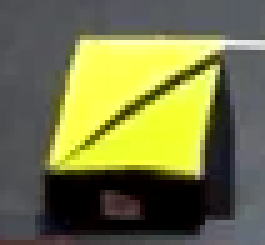
#> input picture ShapeSegmentation/src/robo.png, 53 x 49 px, given in place of the camera (shown 5 times larger)
$ python ShapeSegmentation.py
#> lines starting #> are read from the running program, lines starting #| are printed output that depends on the picture; after the words box and inside, x2 and y2 are one past the last pixel; in counts of white or black regions, pixels touching at a corner belong together
#> in main, frame is the input picture: shape (49, 53, 3); mean B, G, R 70.2, 118.2, 116.7
from scipy.spatial import distance as dist
from collections import OrderedDict
import cv2 as cv
import numpy as np
import random as rng

lower = {'red':(166, 84, 141), 'green':(66, 122, 129), 'blue':(97, 100, 117), 'yellow':(23, 59, 119), 'orange':(0, 50, 80)} #assign new item lower['blue'] = (93, 10, 0)
#upper = {'red':(186,255,255), 'green':(86,255,255), 'blue':(117,255,255), 'yellow':(54,255,255), 'orange':(20,255,255)}
upper = {'orange':(20,255,255)}
cores = {'red':(0,0,255), 'green':(0,255,0), 'blue':(255,0,0), 'yellow':(0, 255, 217), 'orange':(0,140,255)}

# [59 lines left out: functions shapeSegmentation, colorClassificationS, not called in this run]

def colorClassification(img):
    gray = cv.cvtColor(img, cv.COLOR_BGR2GRAY)
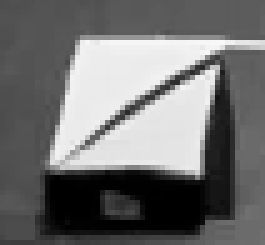
#> gray: shape (49, 53) (shown 5 times larger); min 0, max 249, mean 112.3

    ret, thresh=cv.threshold(gray,127,255,1)
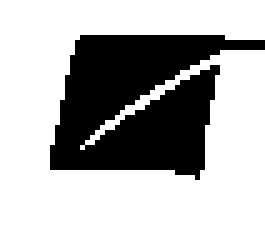
#> thresh: shape (49, 53) (shown 5 times larger); 70% white; 1 black region, box (x1, y1, x2, y2) and area: (10, 7, 53, 36) 779
    hsv = cv.cvtColor(img, cv.COLOR_BGR2HSV)
#> hsv: shape (49, 53, 3); mean H, S, V 67.9, 92.8, 121.3
    for key, value in upper.items():
        mask = cv.inRange(hsv, lower[key], upper[key])

        cnts = cv.findContours(mask.copy(), cv.RETR_EXTERNAL, cv.CHAIN_APPROX_SIMPLE)[-2]

        if len(cnts) > 0:
            c = max(cnts, key=cv.contourArea)
            M=cv.moments(c)
            if (M['m00'] != 0.0):
                cx=int(M['m10']/M['m00'])
                cy=int(M['m01']/M['m00'])


                if (str(key) == 'orange'):
                	cv.putText(img,'bola',(cx-50,cy),cv.FONT_HERSHEY_SIMPLEX,1,(255,255,255),1)
            x,y,w,h = cv.boundingRect(c)
            cv.rectangle(img,(x,y),(x+w,y+h),cores[key],2)
#> this loop made 1 pass
#> (cnts, x, y, w, h) on pass 1: (4 contours, all with area under 20, 7, 48, 1, 1)
#> pass 1, in colorClassification, `mask = cv.inRange(hsv, lower[key], upper[key])`:
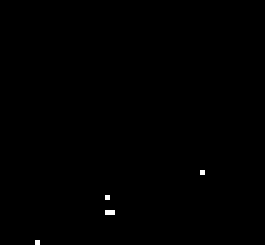
#> mask: shape (49, 53) (shown 5 times larger); 0.19% white in thin lines or dots, all inside (x1, y1, x2, y2) = (7, 34, 41, 49)
#> after the loop:
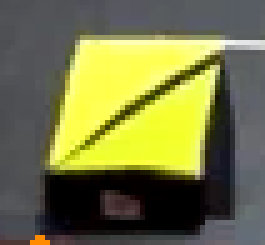
#> img: shape (49, 53, 3) (shown 5 times larger); 0.23% of pixels changed, all inside (x1, y1, x2, y2) = (6, 47, 10, 49)

def main():
    ############# IMAGEM
    '''img = cv.imread('campo2.png')
    #shapeSegmentation(img)
    colorClassification(frame)
    cv.imshow('frame', img)
    cv.waitKey(0)'''

    #################### OU VIDEO

    cap = cv.VideoCapture(0)
    while cap.isOpened():
        ret, frame = cap.read()
        if not ret:
            print("Can't receive frame (stream end?). Exiting ...")
            break
        #shapeSegmentation(frame)
        colorClassification(frame)
        cv.imshow('frame', frame)
        if cv.waitKey(25) == ord('q'):
#> (key q is pressed here)
            break
    cap.release()

    ######################

    cv.destroyAllWindows()

if __name__ == '__main__':
    main()
